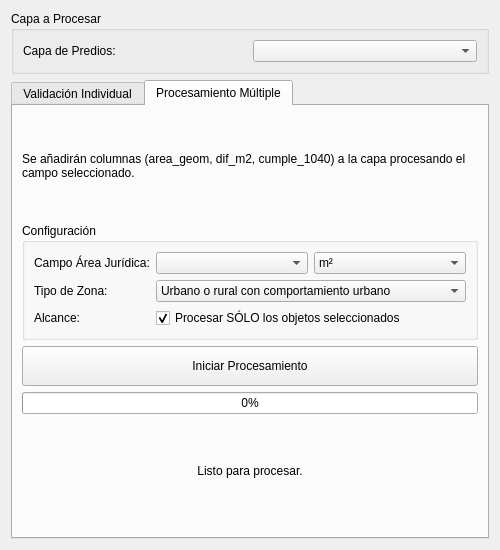
<?xml version="1.0" encoding="UTF-8"?>
<ui version="4.0">
 <class>ValidadorDialogBase</class>
 <widget class="QDialog" name="ValidadorDialogBase">
  <property name="geometry">
   <rect>
    <x>0</x>
    <y>0</y>
    <width>500</width>
    <height>550</height>
   </rect>
  </property>
  <property name="windowTitle">
   <string>Validación Catastral - Resolución 1040</string>
  </property>
  <layout class="QVBoxLayout" name="verticalLayout">
   
   <item>
    <widget class="QGroupBox" name="groupBox_Capa">
     <property name="title">
      <string>Capa a Procesar</string>
     </property>
     <layout class="QHBoxLayout" name="horizontalLayout_Layer">
      <item>
       <widget class="QLabel" name="label">
        <property name="text"><string>Capa de Predios:</string></property>
       </widget>
      </item>
      <item>
       <widget class="QgsMapLayerComboBox" name="cmbLayer"/>
      </item>
     </layout>
    </widget>
   </item>

   <item>
    <widget class="QTabWidget" name="tabWidget">
     <property name="currentIndex">
      <number>1</number>
     </property>

     <!-- TAB INDIVIDUAL -->
     <widget class="QWidget" name="tabIndividual">
      <attribute name="title">
       <string>Validación Individual</string>
      </attribute>
      <layout class="QVBoxLayout" name="verticalLayout_2">
       <item>
        <widget class="QLabel" name="lblInstruccion">
         <property name="text"><string>Selecciona 1 polígono en QGIS e ingresa sus datos:</string></property>
        </widget>
       </item>
       <item>
        <widget class="QGroupBox" name="groupBox_DatosInd">
         <property name="title"><string>Datos de Entrada</string></property>
         <layout class="QFormLayout" name="formLayoutInd">
          <item row="0" column="0">
           <widget class="QLabel" name="label_3">
            <property name="text"><string>Área Jurídica:</string></property>
           </widget>
          </item>
          <item row="0" column="1">
           <layout class="QHBoxLayout" name="horizontalLayout">
            <item>
             <widget class="QLineEdit" name="txtAreaJuridica">
              <property name="placeholderText"><string>Ej: 150.5</string></property>
             </widget>
            </item>
            <item>
             <widget class="QComboBox" name="cmbUnidadInd">
              <item><property name="text"><string>m²</string></property></item>
              <item><property name="text"><string>Hectáreas</string></property></item>
             </widget>
            </item>
           </layout>
          </item>
          <item row="1" column="0">
           <widget class="QLabel" name="label_4">
            <property name="text"><string>Tipo de Zona:</string></property>
           </widget>
          </item>
          <item row="1" column="1">
           <widget class="QComboBox" name="cmbZonaInd">
            <item><property name="text"><string>Urbano o rural con comportamiento urbano</string></property></item>
            <item><property name="text"><string>Rural sin comportamiento urbano</string></property></item>
           </widget>
          </item>
         </layout>
        </widget>
       </item>
       <item>
        <widget class="QPushButton" name="btnValidarInd">
         <property name="text"><string>Calcular y Validar Predio Seleccionado</string></property>
         <property name="minimumSize"><size><width>0</width><height>40</height></size></property>
        </widget>
       </item>
       <item>
        <widget class="QGroupBox" name="groupBox_Resultados">
         <property name="title"><string>Resultados (m²)</string></property>
         <layout class="QFormLayout" name="formLayout_2">
          <item row="0" column="0">
           <widget class="QLabel" name="label_5"><property name="text"><string>Área Geométrica:</string></property></widget>
          </item>
          <item row="0" column="1">
           <widget class="QLabel" name="lblAreaGeometrica"><property name="text"><string>0.00</string></property></widget>
          </item>
          <item row="1" column="0">
           <widget class="QLabel" name="label_6"><property name="text"><string>Diferencia Absoluta:</string></property></widget>
          </item>
          <item row="1" column="1">
           <widget class="QLabel" name="lblDiferencia"><property name="text"><string>0.00</string></property></widget>
          </item>
          <item row="2" column="0">
           <widget class="QLabel" name="label_7"><property name="text"><string>Margen de Tolerancia:</string></property></widget>
          </item>
          <item row="2" column="1">
           <widget class="QLabel" name="lblTolerancia"><property name="text"><string>0.00</string></property></widget>
          </item>
         </layout>
        </widget>
       </item>
       <item>
        <widget class="QLabel" name="lblResultado">
         <property name="text"><string>Esperando datos...</string></property>
         <property name="alignment"><set>Qt::AlignCenter</set></property>
         <property name="wordWrap"><bool>true</bool></property>
         <property name="font"><font><weight>75</weight><bold>true</bold><pointsize>12</pointsize></font></property>
        </widget>
       </item>
       <item><spacer name="verticalSpacer1"><property name="orientation"><enum>Qt::Vertical</enum></property></spacer></item>
      </layout>
     </widget>

     <!-- TAB MASIVO -->
     <widget class="QWidget" name="tabMasivo">
      <attribute name="title">
       <string>Procesamiento Múltiple</string>
      </attribute>
      <layout class="QVBoxLayout" name="verticalLayout_3">
       <item>
        <widget class="QLabel" name="lblInstruccionMasiva">
         <property name="text"><string>Se añadirán columnas (area_geom, dif_m2, cumple_1040) a la capa procesando el campo seleccionado.</string></property>
         <property name="wordWrap"><bool>true</bool></property>
        </widget>
       </item>
       <item>
        <widget class="QGroupBox" name="groupBox_DatosMas">
         <property name="title"><string>Configuración</string></property>
         <layout class="QFormLayout" name="formLayoutMas">
          <item row="0" column="0">
           <widget class="QLabel" name="label_8">
            <property name="text"><string>Campo Área Jurídica:</string></property>
           </widget>
          </item>
          <item row="0" column="1">
           <layout class="QHBoxLayout" name="horizontalLayout_2">
            <item>
             <widget class="QgsFieldComboBox" name="cmbCampoArea"/>
            </item>
            <item>
             <widget class="QComboBox" name="cmbUnidadMas">
              <item><property name="text"><string>m²</string></property></item>
              <item><property name="text"><string>Hectáreas</string></property></item>
             </widget>
            </item>
           </layout>
          </item>
          <item row="1" column="0">
           <widget class="QLabel" name="label_9">
            <property name="text"><string>Tipo de Zona:</string></property>
           </widget>
          </item>
          <item row="1" column="1">
           <widget class="QComboBox" name="cmbZonaMas">
            <item><property name="text"><string>Urbano o rural con comportamiento urbano</string></property></item>
            <item><property name="text"><string>Rural sin comportamiento urbano</string></property></item>
           </widget>
          </item>
          
          <item row="2" column="0">
           <widget class="QLabel" name="label_10">
            <property name="text"><string>Alcance:</string></property>
           </widget>
          </item>
          <item row="2" column="1">
           <widget class="QCheckBox" name="chkSoloSeleccionados">
            <property name="text"><string>Procesar SÓLO los objetos seleccionados</string></property>
            <property name="checked"><bool>true</bool></property>
           </widget>
          </item>
          
         </layout>
        </widget>
       </item>
       <item>
        <widget class="QPushButton" name="btnValidarMasivo">
         <property name="text"><string>Iniciar Procesamiento</string></property>
         <property name="minimumSize"><size><width>0</width><height>40</height></size></property>
        </widget>
       </item>
       <item>
        <widget class="QProgressBar" name="progressBar">
         <property name="value"><number>0</number></property>
         <property name="visible"><bool>false</bool></property>
        </widget>
       </item>
       <item>
        <widget class="QLabel" name="lblStatusMasivo">
         <property name="text"><string>Listo para procesar.</string></property>
         <property name="alignment"><set>Qt::AlignCenter</set></property>
        </widget>
       </item>
       <item><spacer name="verticalSpacer2"><property name="orientation"><enum>Qt::Vertical</enum></property></spacer></item>
      </layout>
     </widget>

    </widget>
   </item>

  </layout>
 </widget>
 <customwidgets>
  <customwidget>
   <class>QgsMapLayerComboBox</class>
   <extends>QComboBox</extends>
   <header>qgis.gui</header>
  </customwidget>
  <customwidget>
   <class>QgsFieldComboBox</class>
   <extends>QComboBox</extends>
   <header>qgis.gui</header>
  </customwidget>
 </customwidgets>
 <resources/>
 <connections/>
</ui>
